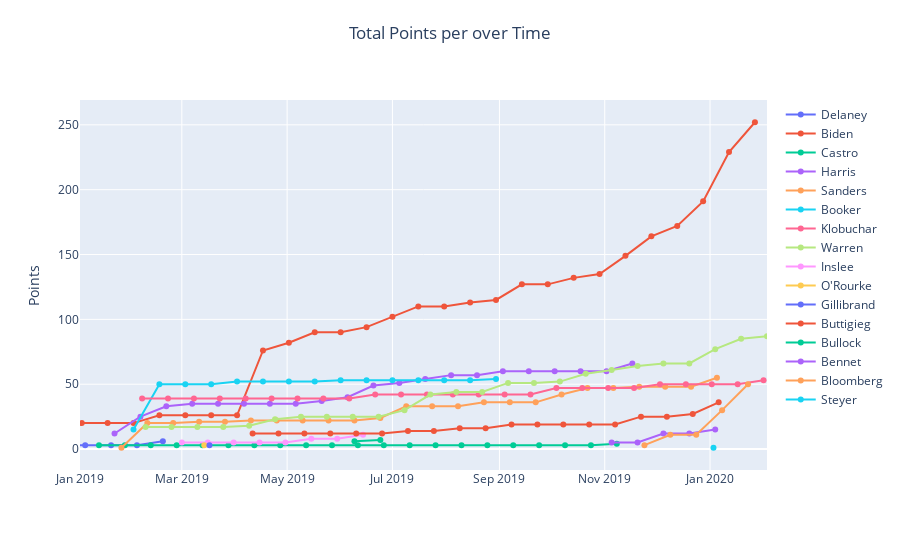

This figure's notebook cell:
### Code cell
fig = go.Figure()

for i,e in enumerate(endorsee_df['endorsee'].unique()):
    
    fig.add_trace(
        go.Scatter(
            x=pt_over_time.loc[pt_over_time['endorsee']==e, 'date'],
            y=pt_over_time.loc[pt_over_time['endorsee']==e, 'cum_points'],
            name=e,
            mode ='markers+lines',
            showlegend=True)
        )
    
fig.update_layout(
    height=550,
    #width=800,
    title={'text': 'Total Points per over Time',
           'y':0.95, 'x':0.5,
           'xanchor': 'center', 'yanchor': 'top'},
    xaxis=dict(range=[date(2019,1,1), np.max(pt_over_time['date'])]),
    yaxis=dict(title='Points')
    )

fig.show()
